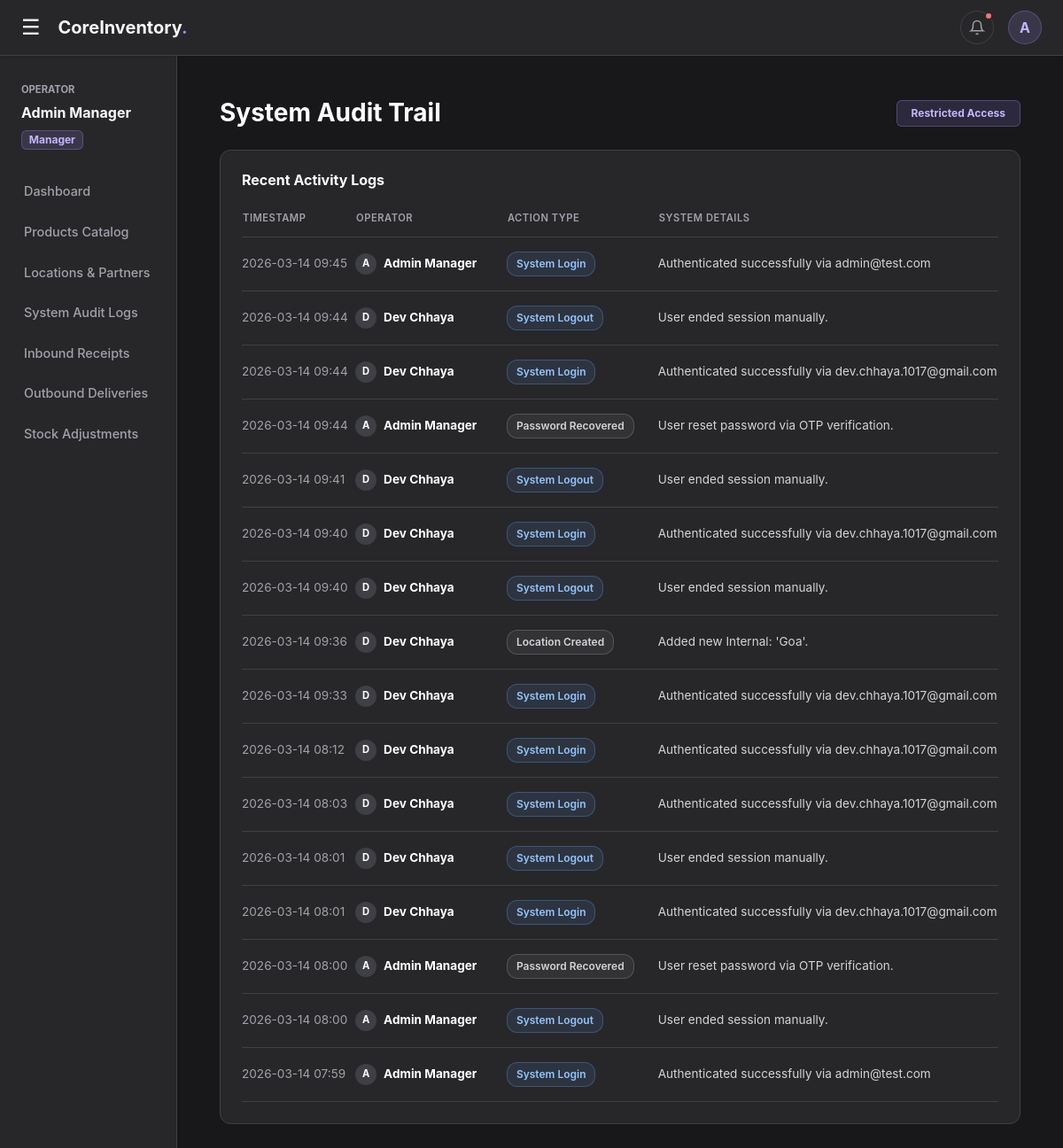
/audit (signed in), run on an earlier commit of the app's database.
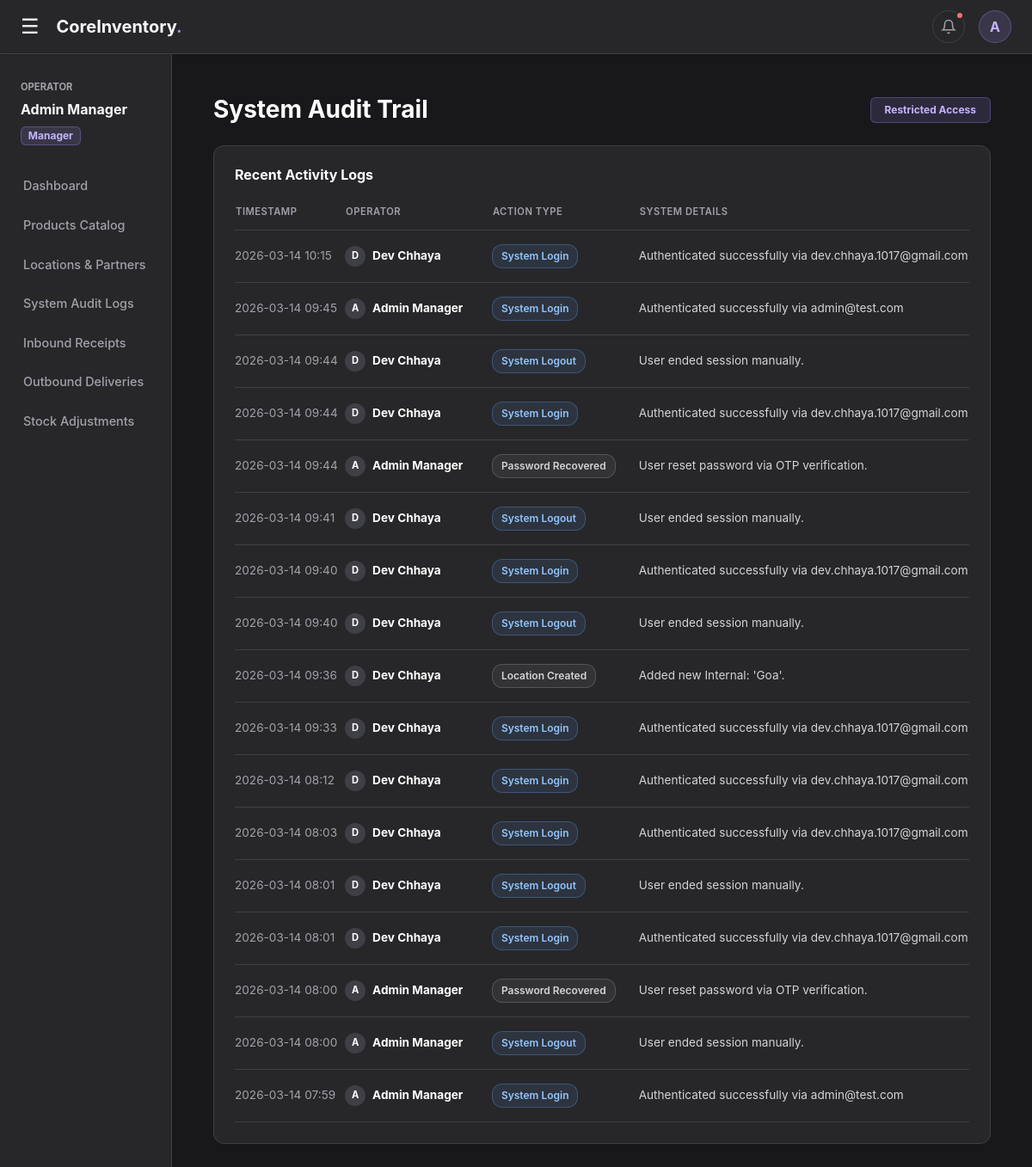
And on a later commit of the database.
### app.py (models this page shows)
class User(db.Model):
    __tablename__ = 'users'
    id = db.Column(db.Integer, primary_key=True)
    username = db.Column(db.String(50), unique=True, nullable=False)
    email = db.Column(db.String(100), unique=True, nullable=False)
    password_hash = db.Column(db.String(255), nullable=False)
    role = db.Column(db.String(20), nullable=False, default='Manager')
    address = db.Column(db.Text, nullable=True)
    preferred_payment = db.Column(db.String(20), nullable=True, default='UPI')
    reset_otp = db.Column(db.String(6), nullable=True)
    otp_expiry = db.Column(db.DateTime, nullable=True)

class AuditLog(db.Model):
    __tablename__ = 'audit_logs'
    id = db.Column(db.Integer, primary_key=True)
    user_id = db.Column(db.Integer, db.ForeignKey('users.id'))
    action = db.Column(db.String(100), nullable=False)
    details = db.Column(db.Text, nullable=True)
    timestamp = db.Column(db.DateTime, default=datetime.utcnow)
    user = db.relationship('User', backref='logs')

### app.py (the view)
@app.route('/audit')
@login_required
@role_required('Manager')
def audit_logs():
    logs = AuditLog.query.order_by(AuditLog.timestamp.desc()).limit(100).all()
    return render_template('audit.html', logs=logs)

### app.py (called while the page is built)
@app.context_processor
def inject_global_data():
    if 'user_id' in session:
        nav_pending = InventoryOperation.query.filter(InventoryOperation.status != 'Done').order_by(InventoryOperation.created_at.desc()).limit(4).all()
        nav_completed = InventoryOperation.query.filter_by(status='Done').order_by(InventoryOperation.created_at.desc()).limit(4).all()
        return dict(nav_pending=nav_pending, nav_completed=nav_completed)
    return dict()

def login_required(f):
    @wraps(f)
    def decorated_function(*args, **kwargs):
        if 'user_id' not in session: return redirect(url_for('login'))
        user = User.query.get(session['user_id'])
        if not user:
            session.clear()
            return redirect(url_for('login'))
        return f(*args, **kwargs)
    return decorated_function

def role_required(allowed_role):
    def decorator(f):
        @wraps(f)
        def decorated_function(*args, **kwargs):
            if session.get('user_role') != allowed_role:
                flash(f'Access Denied: Requires {allowed_role} clearance.', 'danger')
                return redirect(url_for('dashboard'))
            return f(*args, **kwargs)
        return decorated_function
    return decorator

### templates/audit.html (shortened to what this page needs)
{% extends "base.html" %}
{% block content %}
<div class="d-flex justify-content-between align-items-center mb-4">
    <h1 class="h3 text-white fw-bold mb-0">System Audit Trail</h1>
    <span class="badge" style="background: rgba(167, 139, 250, 0.15); color: #C4B5FD; border: 1px solid rgba(167, 139, 250, 0.3); padding: 8px 16px;">Restricted Access</span>
</div>
<div class="panel-card">
    <h6 class="text-white fw-bold mb-4">Recent Activity Logs</h6>
    <div class="table-responsive">
        <table class="custom-table">
            <thead>
                <tr>
                    <th width="15%">Timestamp</th>
                    <th width="20%">Operator</th>
                    <th width="20%">Action Type</th>
                    <th width="45%">System Details</th>
                </tr>
            </thead>
            <tbody>
                {% for log in logs %}
                <tr>
                    <td style="color: #A1A1AA;">{{ log.timestamp.strftime('%Y-%m-%d %H:%M') }}</td>
                    <td class="fw-bold text-white">
                        <div class="d-flex align-items-center">
                            <div style="width: 24px; height: 24px; border-radius: 50%; background: #3F3F46; color: white; display: flex; align-items: center; justify-content: center; font-size: 0.7rem; margin-right: 8px;">
                                {{ log.user.username[0] | upper }}
                            </div>
                            {{ log.user.username }}
                        </div>
                    </td>
                    <td>
                        {% if 'Login' in log.action or 'Logout' in log.action %}
                            <span class="tag tag-login">{{ log.action }}</span>
                        {% elif 'Product' in log.action %}
                            <span class="tag tag-product">{{ log.action }}</span>
                        {% elif 'Receipt' in log.action %}
                            <span class="tag tag-receipt">{{ log.action }}</span>
                        {% elif 'Delivery' in log.action %}
                            <span class="tag tag-delivery">{{ log.action }}</span>
                        {% elif 'Adjust' in log.action %}
                            <span class="tag tag-adjust">{{ log.action }}</span>
                        {% else %}
                            <span class="tag tag-general">{{ log.action }}</span>
                        {% endif %}
                    </td>
                    <td style="color: #D4D4D8;">{{ log.details }}</td>
                </tr>
                {% else %}
                <tr>
                    <td colspan="4" class="text-center text-muted py-5">No logs recorded yet.</td>
                </tr>
                {% endfor %}
            </tbody>
        </table>
    </div>
</div>
{% endblock %}

### templates/base.html (shortened to what this page needs)
<!DOCTYPE html>
<html lang="en">
<head>
    <link href="https://cdn.jsdelivr.net/npm/bootstrap@5.3.0/dist/css/bootstrap.min.css" rel="stylesheet">
</head>
<body>
    <div class="top-navbar sticky-top shadow-sm">
        <div class="d-flex align-items-center">
            <button class="burger-icon" id="sidebarToggle">&#9776;</button>
            <h5 class="mb-0 fw-bold text-light">CoreInventory<span style="color: var(--accent-light)">.</span></h5>
        </div>
        <div class="d-flex align-items-center">
            <div class="dropdown me-3">
                <button class="nav-icon-btn" type="button" data-bs-toggle="dropdown" aria-expanded="false">
                    <svg width="18" height="18" viewBox="0 0 24 24" fill="none" stroke="currentColor" stroke-width="2"><path d="M18 8A6 6 0 0 0 6 8c0 7-3 9-3 9h18s-3-2-3-9"></path><path d="M13.73 21a2 2 0 0 1-3.46 0"></path></svg>
                    {% if nav_pending|length > 0 %}
                        <span class="notification-dot"></span>
                    {% endif %}
                </button>
            </div>
            <div class="dropdown">
                <button class="profile-btn" type="button" data-bs-toggle="dropdown" aria-expanded="false">
                    {{ session.get('user_name', 'U')[0] | upper }}
                </button>
            </div>
        </div>
    </div>
    <div class="container-fluid position-relative">
        <div class="row flex-nowrap">
            <nav id="sidebar" class="col-auto col-md-3 col-lg-2 px-0 sidebar-menu shadow-sm">
                <div class="px-4 mb-4">
                    <small class="text-uppercase fw-bold" style="color: var(--text-muted); font-size: 0.7rem;">Operator</small>
                    <div class="text-light mt-1 fw-bold">{{ session.get('user_name', 'System User') }}</div>
                    <span class="badge mt-2" style="background: rgba(167, 139, 250, 0.15); color: #C4B5FD; border: 1px solid rgba(167, 139, 250, 0.3);">{{ session.get('user_role', 'Guest') }}</span>
                </div>
                <a href="/dashboard">Dashboard</a>
                {% if session.get('user_role') == 'Manager' %}
                    <a href="/products">Products Catalog</a>
                    <a href="/locations">Locations & Partners</a>
                    <a href="/audit">System Audit Logs</a>
                {% endif %}
                <a href="/receipts">Inbound Receipts</a>
                <a href="/deliveries">Outbound Deliveries</a>
                <a href="/adjustments">Stock Adjustments</a>
            </nav>
            <main class="col px-md-5 py-5">
                {% block content %}{% endblock %}
            </main>
        </div>
    </div>
</body>
</html>

### templates/base.html (style rules this page uses)
:root { --bg-dark: #18181B; --surface-dark: #27272A; --border-dark: #3F3F46; --text-primary: #F4F4F5; --text-muted: #A1A1AA; --accent-light: #A78BFA; }
body { background-color: var(--bg-dark); color: var(--text-primary); overflow-x: hidden; font-family: 'Inter', system-ui, sans-serif; }
.top-navbar { background-color: var(--surface-dark); border-bottom: 1px solid var(--border-dark); padding: 12px 24px; display: flex; align-items: center; justify-content: space-between; }
.burger-icon { font-size: 1.5rem; cursor: pointer; margin-right: 20px; border: none; background: none; color: var(--text-primary); padding: 0; transition: color 0.2s; }
.nav-icon-btn { background: transparent; border: 1px solid var(--border-dark); color: var(--text-muted); border-radius: 50%; width: 38px; height: 38px; display: flex; align-items: center; justify-content: center; transition: all 0.2s; position: relative; }
.notification-dot { position: absolute; top: 0px; right: 0px; width: 10px; height: 10px; background-color: #F87171; border-radius: 50%; border: 2px solid var(--surface-dark); }
.profile-btn { background: rgba(167, 139, 250, 0.15); color: #C4B5FD; border: 1px solid rgba(167, 139, 250, 0.3); border-radius: 50%; width: 38px; height: 38px; font-weight: bold; display: flex; align-items: center; justify-content: center; text-decoration: none; cursor: pointer; }
.sidebar-menu { min-height: calc(100vh - 63px); background-color: var(--surface-dark); border-right: 1px solid var(--border-dark); padding-top: 24px; transition: all 0.2s ease-in-out; }
.sidebar-menu a { color: var(--text-muted); text-decoration: none; padding: 12px 24px; display: block; font-weight: 500; font-size: 0.9rem; transition: all 0.2s; border-left: 3px solid transparent; }

### templates/audit.html (style rules this page uses)
.panel-card { background-color: #27272A; border: 1px solid #3F3F46; border-radius: 12px; padding: 24px; }
.custom-table { width: 100%; color: #F4F4F5; font-size: 0.85rem; }
.custom-table th { color: #A1A1AA; text-transform: uppercase; font-size: 0.7rem; letter-spacing: 0.5px; border-bottom: 1px solid #3F3F46; padding-bottom: 12px; font-weight: 600; }
.custom-table td { padding: 16px 0; border-bottom: 1px solid #3F3F46; vertical-align: middle; }
.tag { padding: 4px 10px; border-radius: 12px; font-size: 0.75rem; font-weight: 600; display: inline-block; }
.tag-login { background: rgba(96, 165, 250, 0.1); border: 1px solid rgba(96, 165, 250, 0.3); color: #93C5FD; }
.tag-general { background: rgba(161, 161, 170, 0.1); border: 1px solid rgba(161, 161, 170, 0.3); color: #D4D4D8; }

What changed in the data, as far as the page shows it:
added AuditLog: timestamp "2026-03-14 10:15", user "D", user.username "Dev Chhaya", action "System Login", details "Authenticated successfully via dev.chhaya.1017@gmail.com"
